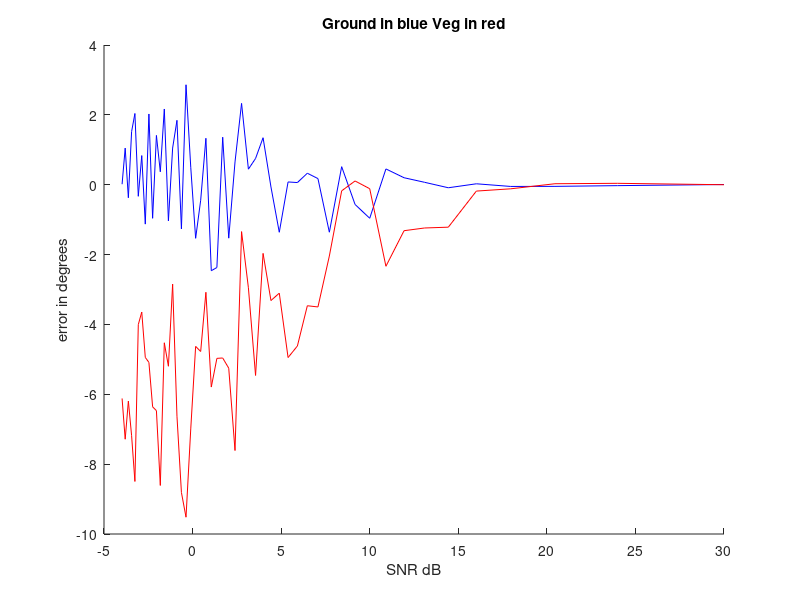
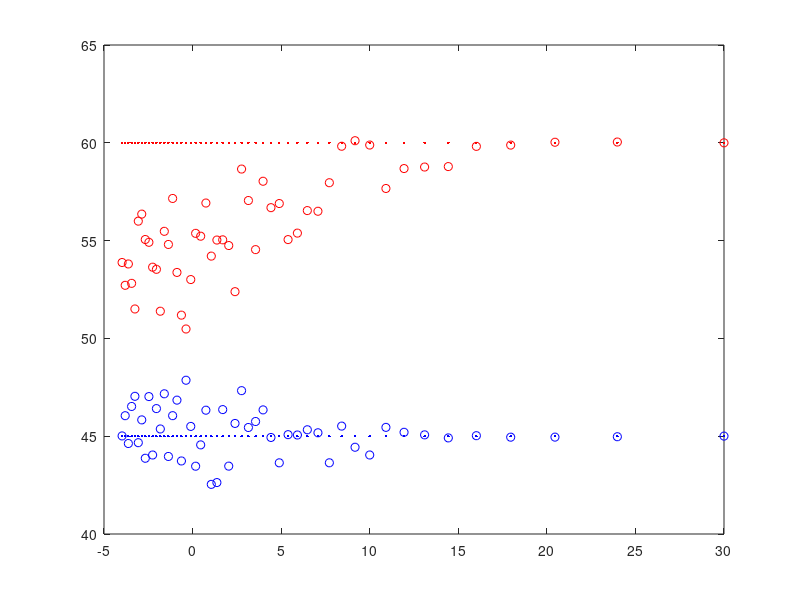

These figures' MATLAB source, in order:
%% Afric_Sim_test_espirit
clc;clear all;
%% Initializations
% Setting up the enviornment
g_weight = 1; %ground weighting factor
v_weight = 1;   %veg weighting factor
n_weight = 1*10^(-3/2);% Added Noise to the System

Pol_ground = [1;1;0]; %Multivatiant Ground
Pol_vegitation = [1;0;1]; %Multivariant Vegitation

ground_offset = pi/4; % Ground Interferomitry offset
vegitation_offset = pi/3;    % Vegitation Interferomitry offset

avg_loop_size = 100;
Window = 100;    %size of Ensamble Average Window
Noise_samples = 50;
g_mag = zeros(Noise_samples,1); v_mag = zeros(Noise_samples,1);
est_ground_angle = zeros(Noise_samples,1); est_vegitation_angle = zeros(Noise_samples,1);
%% Matrix Calculations
% Implimenting a window. Esprit and SR techniques
for Averaged_sample = 1:Noise_samples;
    Noise = Averaged_sample*n_weight;
    for unusedVariable = 1:avg_loop_size;
        
        g =  Pol_ground*(sqrt(-2*log(1-rand(1,Window))).*exp(1i*2*pi*rand(1,Window)));
        v =  Pol_vegitation*(sqrt(-2*log(1-rand(1,Window))).*exp(1i*2*pi*rand(1,Window)));
        
        signal_1 = g_weight*g + v_weight*v;
        signal_2 = g_weight*exp(1i*ground_offset)*g + g_weight*exp(1i*vegitation_offset)*v;
        
        AddedNoise_1 = Noise*sqrt(-2*log(1-rand(3,Window))).*exp(1i*2*pi*rand(3,Window));
        AddedNoise_2 = Noise*sqrt(-2*log(1-rand(3,Window))).*exp(1i*2*pi*rand(3,Window));

        S1 = signal_1 + AddedNoise_1;
        S2 = signal_2 + AddedNoise_2;
        
        R1 = S1*S1';
        R2 = S1*S2';
        
        A =  pinv(R1)*R2;
        [u,uv] = eig(A);
        
        [rr,kk]=sort(abs(abs(angle(diag(uv))) - ground_offset),'ascend');
        est_ground_angle(Averaged_sample) = est_ground_angle(Averaged_sample) + angle(uv(kk(1),kk(1)))/avg_loop_size;
        g_mag(Averaged_sample) = g_mag(Averaged_sample) + abs(uv(kk(1),kk(1)))/avg_loop_size;
        Temp1 = angle(uv(kk(1),kk(1)));
        
        [rr,kk]=sort(abs(abs(angle(diag(uv))) - vegitation_offset),'ascend');
        temp = round(rr*10);
        Temp2 = angle(uv(kk(1),kk(1)));
        est_vegitation_angle(Averaged_sample) = est_vegitation_angle(Averaged_sample) + angle(uv(kk(1),kk(1)))/avg_loop_size;
        v_mag(Averaged_sample) = v_mag(Averaged_sample) + abs(uv(kk(1),kk(1)))/avg_loop_size;
        
    end
end
temp = 1:Noise_samples;
n_snr = 10*log10(1./(temp*n_weight).^2)';
%% Ploting Results
g_error = -1*est_ground_angle*180/pi - ones(Noise_samples,1)*ground_offset*180/pi;
v_error = -1*est_vegitation_angle*180/pi - ones(Noise_samples,1)*vegitation_offset*180/pi;
figure(1);title('Ground in blue Veg in red');
hold on;
plot(n_snr,g_error,'b')
plot(n_snr,v_error,'r')
xlabel('SNR dB');ylabel('error in degrees')
hold off;

figure(2);title('Ground and Vegitation angle in degrees');
plot(n_snr,-1*est_ground_angle*180/pi,'bo'); %Estimated ground angle
hold on;
plot(n_snr,ones(Noise_samples,1)*ground_offset*180/pi,'b.'); %actual Ground Phase
plot(n_snr,-1*est_vegitation_angle*180/pi,'ro'); %Estimated Vegitation angle
plot(n_snr,ones(Noise_samples,1)*vegitation_offset*180/pi,'r.'); %actual Vegitation phase
hold off;
% 
% figure(3);title('Ground and Vegitation angle in degrees');
% plot(n_snr,g_mag,'bo'); %Estimated ground angle
% hold on;
% plot(n_snr,ones(Noise_samples,1)*g_weight,'b.'); %actual Ground Phase
% plot(n_snr,v_mag,'ro'); %Estimated Vegitation angle
% plot(n_snr,ones(Noise_samples,1)*v_weight,'r.'); %actual Vegitation phase
% xlabel('SNR dB');ylabel('error in degrees')
% hold off;
